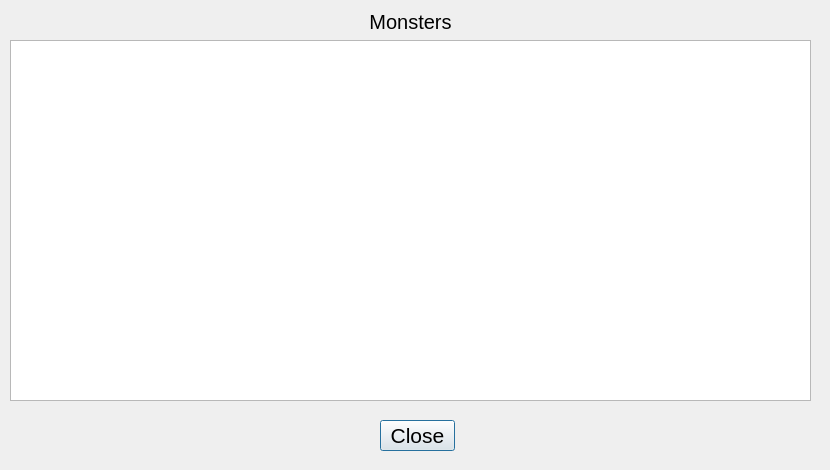
<?xml version="1.0" encoding="UTF-8"?>
<ui version="4.0">
 <class>ShowMonsters</class>
 <widget class="QDialog" name="ShowMonsters">
  <property name="geometry">
   <rect>
    <x>0</x>
    <y>0</y>
    <width>830</width>
    <height>470</height>
   </rect>
  </property>
  <property name="minimumSize">
   <size>
    <width>830</width>
    <height>470</height>
   </size>
  </property>
  <property name="maximumSize">
   <size>
    <width>830</width>
    <height>470</height>
   </size>
  </property>
  <property name="windowTitle">
   <string>Dialog</string>
  </property>
  <widget class="QWidget" name="verticalLayoutWidget">
   <property name="geometry">
    <rect>
     <x>10</x>
     <y>10</y>
     <width>801</width>
     <height>391</height>
    </rect>
   </property>
   <layout class="QVBoxLayout" name="verticalLayout">
    <item>
     <widget class="QLabel" name="label">
      <property name="font">
       <font>
        <pointsize>15</pointsize>
       </font>
      </property>
      <property name="text">
       <string>Monsters</string>
      </property>
      <property name="alignment">
       <set>Qt::AlignCenter</set>
      </property>
     </widget>
    </item>
    <item>
     <widget class="QTableView" name="tableView">
      <property name="editTriggers">
       <set>QAbstractItemView::NoEditTriggers</set>
      </property>
      <attribute name="horizontalHeaderMinimumSectionSize">
       <number>160</number>
      </attribute>
      <attribute name="horizontalHeaderDefaultSectionSize">
       <number>160</number>
      </attribute>
     </widget>
    </item>
   </layout>
  </widget>
  <widget class="QPushButton" name="pushButtonClose">
   <property name="geometry">
    <rect>
     <x>380</x>
     <y>420</y>
     <width>75</width>
     <height>31</height>
    </rect>
   </property>
   <property name="font">
    <font>
     <pointsize>16</pointsize>
    </font>
   </property>
   <property name="text">
    <string>Close</string>
   </property>
  </widget>
 </widget>
 <resources/>
 <connections/>
</ui>
